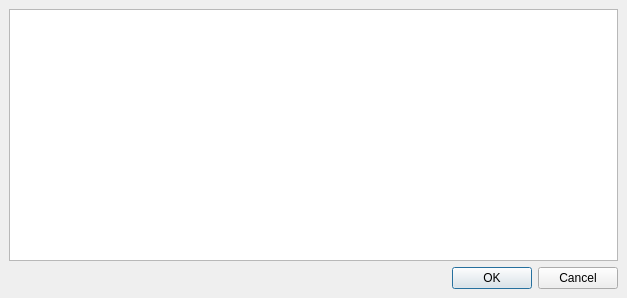
<ui version="4.0" >
 <class>SubDownloaderDialog</class>
 <widget class="QDialog" name="SubDownloaderDialog" >
  <property name="geometry" >
   <rect>
    <x>0</x>
    <y>0</y>
    <width>627</width>
    <height>298</height>
   </rect>
  </property>
  <property name="windowTitle" >
   <string>Subtitle Downloader</string>
  </property>
  <layout class="QVBoxLayout" >
   <property name="margin" >
    <number>9</number>
   </property>
   <property name="spacing" >
    <number>6</number>
   </property>
   <item>
    <widget class="QTreeView" name="view" />
   </item>
   <item>
    <widget class="QDialogButtonBox" name="buttonBox" >
     <property name="orientation" >
      <enum>Qt::Horizontal</enum>
     </property>
     <property name="standardButtons" >
      <set>QDialogButtonBox::Cancel|QDialogButtonBox::NoButton|QDialogButtonBox::Ok</set>
     </property>
    </widget>
   </item>
  </layout>
 </widget>
 <resources/>
 <connections>
  <connection>
   <sender>buttonBox</sender>
   <signal>accepted()</signal>
   <receiver>SubDownloaderDialog</receiver>
   <slot>accept()</slot>
   <hints>
    <hint type="sourcelabel" >
     <x>248</x>
     <y>254</y>
    </hint>
    <hint type="destinationlabel" >
     <x>157</x>
     <y>274</y>
    </hint>
   </hints>
  </connection>
  <connection>
   <sender>buttonBox</sender>
   <signal>rejected()</signal>
   <receiver>SubDownloaderDialog</receiver>
   <slot>reject()</slot>
   <hints>
    <hint type="sourcelabel" >
     <x>316</x>
     <y>260</y>
    </hint>
    <hint type="destinationlabel" >
     <x>286</x>
     <y>274</y>
    </hint>
   </hints>
  </connection>
 </connections>
</ui>
